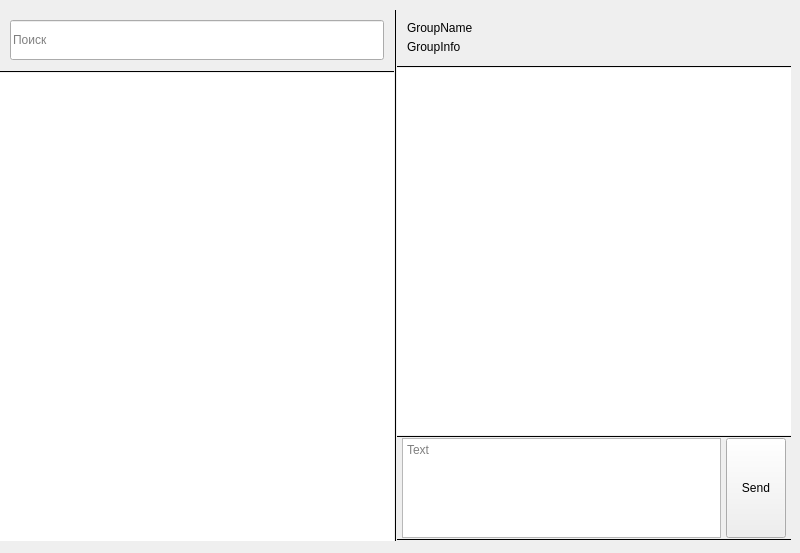
<?xml version="1.0" encoding="UTF-8"?>
<ui version="4.0">
 <class>MainWidget</class>
 <widget class="QWidget" name="MainWidget">
  <property name="geometry">
   <rect>
    <x>0</x>
    <y>0</y>
    <width>800</width>
    <height>553</height>
   </rect>
  </property>
  <property name="windowTitle">
   <string>Form</string>
  </property>
  <widget class="QWidget" name="horizontalLayoutWidget_4">
   <property name="geometry">
    <rect>
     <x>0</x>
     <y>10</y>
     <width>791</width>
     <height>531</height>
    </rect>
   </property>
   <layout class="QHBoxLayout" name="MainLayout">
    <property name="spacing">
     <number>0</number>
    </property>
    <item>
     <widget class="QWidget" name="leftWidget" native="true">
      <property name="minimumSize">
       <size>
        <width>100</width>
        <height>100</height>
       </size>
      </property>
      <property name="maximumSize">
       <size>
        <width>400</width>
        <height>16777215</height>
       </size>
      </property>
      <property name="sizeIncrement">
       <size>
        <width>59</width>
        <height>0</height>
       </size>
      </property>
      <layout class="QHBoxLayout" name="horizontalLayout_4">
       <property name="spacing">
        <number>0</number>
       </property>
       <property name="leftMargin">
        <number>0</number>
       </property>
       <property name="topMargin">
        <number>0</number>
       </property>
       <property name="rightMargin">
        <number>0</number>
       </property>
       <property name="bottomMargin">
        <number>0</number>
       </property>
       <item>
        <layout class="QVBoxLayout" name="leftSideLayout">
         <property name="spacing">
          <number>0</number>
         </property>
         <property name="sizeConstraint">
          <enum>QLayout::SetDefaultConstraint</enum>
         </property>
         <item>
          <spacer name="verticalSpacer_2">
           <property name="orientation">
            <enum>Qt::Vertical</enum>
           </property>
           <property name="sizeType">
            <enum>QSizePolicy::Fixed</enum>
           </property>
           <property name="sizeHint" stdset="0">
            <size>
             <width>20</width>
             <height>10</height>
            </size>
           </property>
          </spacer>
         </item>
         <item>
          <layout class="QHBoxLayout" name="horizontalLayout_2">
           <property name="spacing">
            <number>0</number>
           </property>
           <item>
            <spacer name="horizontalSpacer_3">
             <property name="orientation">
              <enum>Qt::Horizontal</enum>
             </property>
             <property name="sizeType">
              <enum>QSizePolicy::Fixed</enum>
             </property>
             <property name="sizeHint" stdset="0">
              <size>
               <width>10</width>
               <height>20</height>
              </size>
             </property>
            </spacer>
           </item>
           <item>
            <widget class="QLineEdit" name="searchInput">
             <property name="minimumSize">
              <size>
               <width>0</width>
               <height>40</height>
              </size>
             </property>
             <property name="placeholderText">
              <string>Поиск</string>
             </property>
            </widget>
           </item>
           <item>
            <spacer name="horizontalSpacer_2">
             <property name="orientation">
              <enum>Qt::Horizontal</enum>
             </property>
             <property name="sizeType">
              <enum>QSizePolicy::Fixed</enum>
             </property>
             <property name="sizeHint" stdset="0">
              <size>
               <width>10</width>
               <height>20</height>
              </size>
             </property>
            </spacer>
           </item>
          </layout>
         </item>
         <item>
          <spacer name="verticalSpacer">
           <property name="orientation">
            <enum>Qt::Vertical</enum>
           </property>
           <property name="sizeType">
            <enum>QSizePolicy::Fixed</enum>
           </property>
           <property name="sizeHint" stdset="0">
            <size>
             <width>20</width>
             <height>10</height>
            </size>
           </property>
          </spacer>
         </item>
         <item>
          <widget class="Line" name="line_2">
           <property name="autoFillBackground">
            <bool>false</bool>
           </property>
           <property name="styleSheet">
            <string notr="true">QFrame[frameShape=&quot;5&quot;]
{
    border: 0.5px;
	max-width: 0.5px;
    background: rgb(220,220,220);
}
QFrame[frameShape=&quot;4&quot;]
{
    border: 0.5px;
	max-height: 0.5px;
    background: rgb(220,220,220);
}</string>
           </property>
           <property name="frameShadow">
            <enum>QFrame::Plain</enum>
           </property>
           <property name="lineWidth">
            <number>1</number>
           </property>
           <property name="orientation">
            <enum>Qt::Horizontal</enum>
           </property>
          </widget>
         </item>
         <item>
          <widget class="GroupListView" name="groupList">
           <property name="minimumSize">
            <size>
             <width>0</width>
             <height>0</height>
            </size>
           </property>
           <property name="maximumSize">
            <size>
             <width>34543</width>
             <height>8000</height>
            </size>
           </property>
           <property name="styleSheet">
            <string notr="true">QScrollBar:vertical {            
border: 1px rgb(230,230,230);
 background:white;
width:10px;    
margin: 0px 0px 0px 0px;
}
QScrollBar::handle:vertical {
background: rgb(230,230,230);
 min-height: 0px;
}
QScrollBar::add-line:vertical {
background: rgb(230,230,230);
height: 0px;
 subcontrol-position: bottom;
 subcontrol-origin: margin;
 }
 ScrollBar::sub-line:vertical {
 background: rgb(230,230,230);
height: 0 px;
subcontrol-position: top;
subcontrol-origin: margin;
}</string>
           </property>
           <property name="frameShape">
            <enum>QFrame::NoFrame</enum>
           </property>
           <property name="lineWidth">
            <number>0</number>
           </property>
          </widget>
         </item>
        </layout>
       </item>
      </layout>
     </widget>
    </item>
    <item>
     <widget class="Line" name="line">
      <property name="autoFillBackground">
       <bool>false</bool>
      </property>
      <property name="styleSheet">
       <string notr="true">QFrame[frameShape=&quot;5&quot;]
{
    border: 0.5px;
	max-width: 0.5px;
    background: rgb(220,220,220);
}
QFrame[frameShape=&quot;4&quot;]
{
    border: 0.5px;
	max-height: 0.5px;
    background: rgb(220,220,220);
}</string>
      </property>
      <property name="frameShadow">
       <enum>QFrame::Plain</enum>
      </property>
      <property name="lineWidth">
       <number>1</number>
      </property>
      <property name="orientation">
       <enum>Qt::Vertical</enum>
      </property>
     </widget>
    </item>
    <item>
     <widget class="QWidget" name="rightwidget" native="true">
      <layout class="QVBoxLayout" name="verticalLayout_2">
       <property name="spacing">
        <number>0</number>
       </property>
       <property name="leftMargin">
        <number>0</number>
       </property>
       <property name="topMargin">
        <number>0</number>
       </property>
       <property name="rightMargin">
        <number>0</number>
       </property>
       <property name="bottomMargin">
        <number>0</number>
       </property>
       <item>
        <layout class="QVBoxLayout" name="rigthSideLayout">
         <property name="spacing">
          <number>0</number>
         </property>
         <property name="sizeConstraint">
          <enum>QLayout::SetFixedSize</enum>
         </property>
         <item>
          <spacer name="verticalSpacer_4">
           <property name="orientation">
            <enum>Qt::Vertical</enum>
           </property>
           <property name="sizeType">
            <enum>QSizePolicy::Fixed</enum>
           </property>
           <property name="sizeHint" stdset="0">
            <size>
             <width>20</width>
             <height>10</height>
            </size>
           </property>
          </spacer>
         </item>
         <item>
          <layout class="QHBoxLayout" name="horizontalLayout_3">
           <property name="spacing">
            <number>0</number>
           </property>
           <item>
            <spacer name="horizontalSpacer_4">
             <property name="orientation">
              <enum>Qt::Horizontal</enum>
             </property>
             <property name="sizeType">
              <enum>QSizePolicy::Fixed</enum>
             </property>
             <property name="sizeHint" stdset="0">
              <size>
               <width>10</width>
               <height>20</height>
              </size>
             </property>
            </spacer>
           </item>
           <item>
            <layout class="QVBoxLayout" name="verticalLayout">
             <property name="spacing">
              <number>0</number>
             </property>
             <item>
              <widget class="QLabel" name="label">
               <property name="minimumSize">
                <size>
                 <width>5</width>
                 <height>15</height>
                </size>
               </property>
               <property name="text">
                <string>GroupName</string>
               </property>
              </widget>
             </item>
             <item>
              <spacer name="verticalSpacer_5">
               <property name="orientation">
                <enum>Qt::Vertical</enum>
               </property>
               <property name="sizeType">
                <enum>QSizePolicy::Fixed</enum>
               </property>
               <property name="sizeHint" stdset="0">
                <size>
                 <width>20</width>
                 <height>4</height>
                </size>
               </property>
              </spacer>
             </item>
             <item>
              <widget class="QLabel" name="label_2">
               <property name="minimumSize">
                <size>
                 <width>5</width>
                 <height>15</height>
                </size>
               </property>
               <property name="text">
                <string>GroupInfo</string>
               </property>
              </widget>
             </item>
            </layout>
           </item>
           <item>
            <spacer name="horizontalSpacer_6">
             <property name="orientation">
              <enum>Qt::Horizontal</enum>
             </property>
             <property name="sizeType">
              <enum>QSizePolicy::Fixed</enum>
             </property>
             <property name="sizeHint" stdset="0">
              <size>
               <width>10</width>
               <height>20</height>
              </size>
             </property>
            </spacer>
           </item>
          </layout>
         </item>
         <item>
          <spacer name="verticalSpacer_3">
           <property name="orientation">
            <enum>Qt::Vertical</enum>
           </property>
           <property name="sizeType">
            <enum>QSizePolicy::Fixed</enum>
           </property>
           <property name="sizeHint" stdset="0">
            <size>
             <width>20</width>
             <height>11</height>
            </size>
           </property>
          </spacer>
         </item>
         <item>
          <widget class="Line" name="line_5">
           <property name="autoFillBackground">
            <bool>false</bool>
           </property>
           <property name="styleSheet">
            <string notr="true">QFrame[frameShape=&quot;5&quot;]
{
    border: 0.5px;
	max-width: 0.5px;
    background: rgb(220,220,220);
}
QFrame[frameShape=&quot;4&quot;]
{
    border: 0.5px;
	max-height: 0.5px;
    background: rgb(220,220,220);
}</string>
           </property>
           <property name="frameShadow">
            <enum>QFrame::Plain</enum>
           </property>
           <property name="lineWidth">
            <number>1</number>
           </property>
           <property name="orientation">
            <enum>Qt::Horizontal</enum>
           </property>
          </widget>
         </item>
         <item>
          <widget class="ChatView" name="chatList">
           <property name="enabled">
            <bool>true</bool>
           </property>
           <property name="sizePolicy">
            <sizepolicy hsizetype="Expanding" vsizetype="Ignored">
             <horstretch>0</horstretch>
             <verstretch>200</verstretch>
            </sizepolicy>
           </property>
           <property name="minimumSize">
            <size>
             <width>0</width>
             <height>200</height>
            </size>
           </property>
           <property name="maximumSize">
            <size>
             <width>16777215</width>
             <height>13412412</height>
            </size>
           </property>
           <property name="baseSize">
            <size>
             <width>0</width>
             <height>0</height>
            </size>
           </property>
           <property name="frameShape">
            <enum>QFrame::NoFrame</enum>
           </property>
           <property name="frameShadow">
            <enum>QFrame::Sunken</enum>
           </property>
           <property name="lineWidth">
            <number>0</number>
           </property>
           <property name="horizontalScrollBarPolicy">
            <enum>Qt::ScrollBarAlwaysOff</enum>
           </property>
           <property name="sizeAdjustPolicy">
            <enum>QAbstractScrollArea::AdjustToContents</enum>
           </property>
           <property name="resizeMode">
            <enum>QListView::Fixed</enum>
           </property>
          </widget>
         </item>
         <item>
          <widget class="Line" name="line_3">
           <property name="autoFillBackground">
            <bool>false</bool>
           </property>
           <property name="styleSheet">
            <string notr="true">QFrame[frameShape=&quot;5&quot;]
{
    border: 0.5px;
	max-width: 0.5px;
    background: rgb(220,220,220);
}
QFrame[frameShape=&quot;4&quot;]
{
    border: 0.5px;
	max-height: 0.5px;
    background: rgb(220,220,220);
}</string>
           </property>
           <property name="frameShadow">
            <enum>QFrame::Plain</enum>
           </property>
           <property name="lineWidth">
            <number>1</number>
           </property>
           <property name="orientation">
            <enum>Qt::Horizontal</enum>
           </property>
          </widget>
         </item>
         <item>
          <layout class="QHBoxLayout" name="horizontalLayout">
           <property name="spacing">
            <number>0</number>
           </property>
           <item>
            <spacer name="horizontalSpacer_9">
             <property name="orientation">
              <enum>Qt::Horizontal</enum>
             </property>
             <property name="sizeType">
              <enum>QSizePolicy::Fixed</enum>
             </property>
             <property name="sizeHint" stdset="0">
              <size>
               <width>5</width>
               <height>20</height>
              </size>
             </property>
            </spacer>
           </item>
           <item>
            <widget class="QTextEdit" name="messageInput">
             <property name="maximumSize">
              <size>
               <width>16777215</width>
               <height>100</height>
              </size>
             </property>
             <property name="placeholderText">
              <string>Text</string>
             </property>
            </widget>
           </item>
           <item>
            <spacer name="horizontalSpacer_8">
             <property name="orientation">
              <enum>Qt::Horizontal</enum>
             </property>
             <property name="sizeType">
              <enum>QSizePolicy::Fixed</enum>
             </property>
             <property name="sizeHint" stdset="0">
              <size>
               <width>5</width>
               <height>20</height>
              </size>
             </property>
            </spacer>
           </item>
           <item>
            <widget class="QPushButton" name="sendMessageButton">
             <property name="sizePolicy">
              <sizepolicy hsizetype="Minimum" vsizetype="Minimum">
               <horstretch>10</horstretch>
               <verstretch>0</verstretch>
              </sizepolicy>
             </property>
             <property name="minimumSize">
              <size>
               <width>10</width>
               <height>50</height>
              </size>
             </property>
             <property name="maximumSize">
              <size>
               <width>60</width>
               <height>16777215</height>
              </size>
             </property>
             <property name="text">
              <string>Send</string>
             </property>
            </widget>
           </item>
           <item>
            <spacer name="horizontalSpacer_10">
             <property name="orientation">
              <enum>Qt::Horizontal</enum>
             </property>
             <property name="sizeType">
              <enum>QSizePolicy::Fixed</enum>
             </property>
             <property name="sizeHint" stdset="0">
              <size>
               <width>5</width>
               <height>20</height>
              </size>
             </property>
            </spacer>
           </item>
          </layout>
         </item>
         <item>
          <widget class="Line" name="line_4">
           <property name="autoFillBackground">
            <bool>false</bool>
           </property>
           <property name="styleSheet">
            <string notr="true">QFrame[frameShape=&quot;5&quot;]
{
    border: 0.5px;
	max-width: 0.5px;
    background: rgb(220,220,220);
}
QFrame[frameShape=&quot;4&quot;]
{
    border: 0.5px;
	max-height: 0.5px;
    background: rgb(220,220,220);
}</string>
           </property>
           <property name="frameShadow">
            <enum>QFrame::Plain</enum>
           </property>
           <property name="lineWidth">
            <number>1</number>
           </property>
           <property name="orientation">
            <enum>Qt::Horizontal</enum>
           </property>
          </widget>
         </item>
        </layout>
       </item>
      </layout>
     </widget>
    </item>
   </layout>
  </widget>
 </widget>
 <customwidgets>
  <customwidget>
   <class>GroupListView</class>
   <extends>QListView</extends>
   <header>../../ui/Views/GroupListView/grouplistview.h</header>
  </customwidget>
  <customwidget>
   <class>ChatView</class>
   <extends>QListView</extends>
   <header>../../ui/Views/ChatView/chatview.h</header>
  </customwidget>
 </customwidgets>
 <resources/>
 <connections/>
</ui>
